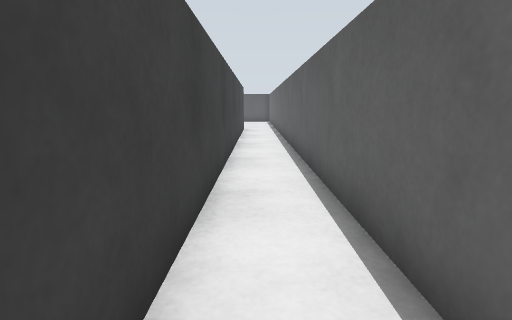
[1] (above)

20 first-person views from a walk through a robot-simulator world made for Gazebo. The camera is 0.14 m above the floor, tilts 10° down and sees 80° across. The floor is counted in squares, 0.1 m on a side. Each view is taken from the middle of a square. On the plan, view 1 faces up. The plan holds only what a view shows up to about 14 squares ahead; the rest is blank. The place goes on beyond the plan. Robots are left out.

[2]
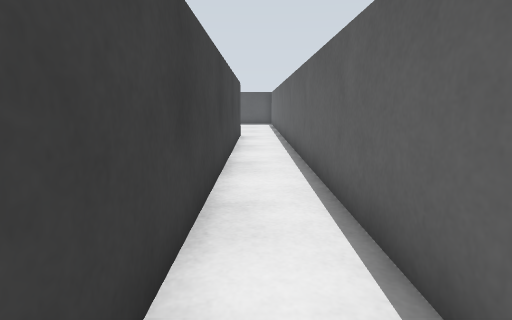

[3]
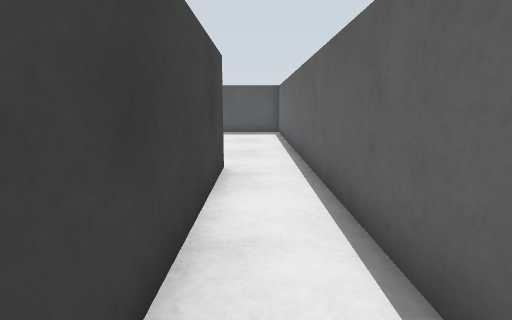

[4]
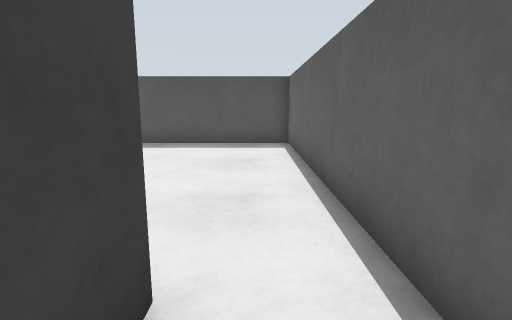

[5]
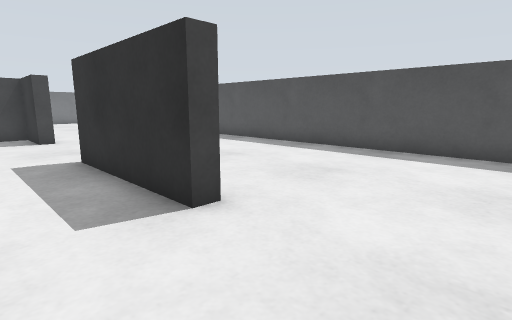

[6]
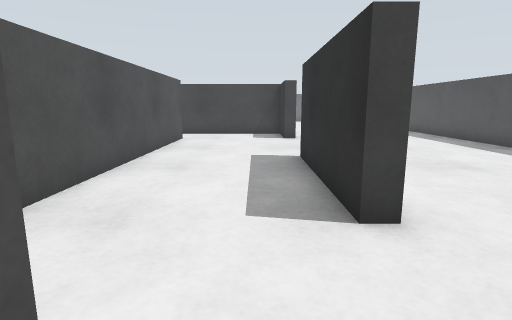

[7]
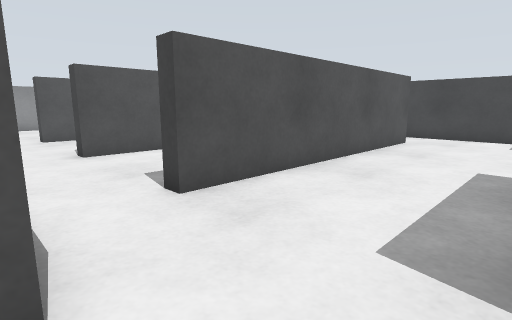

[8]
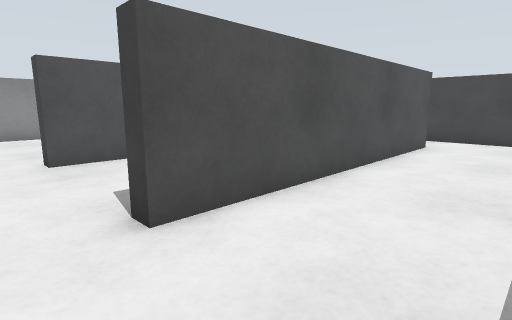

[9]
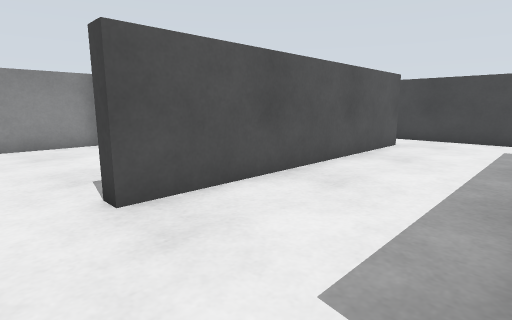

[10]
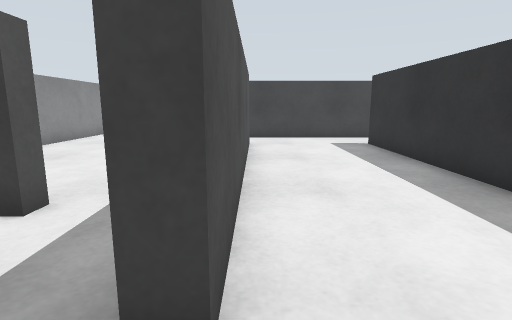

[11]
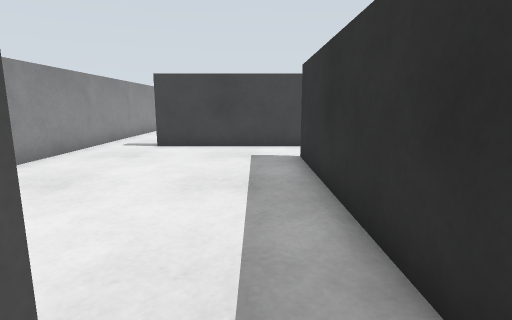

[12]
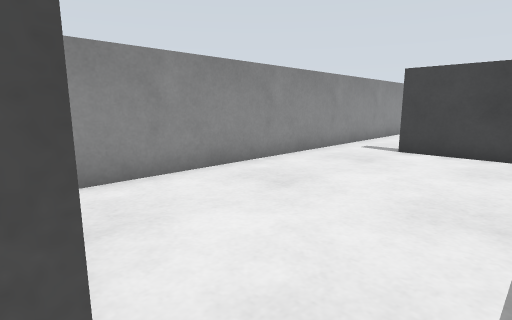

[13]
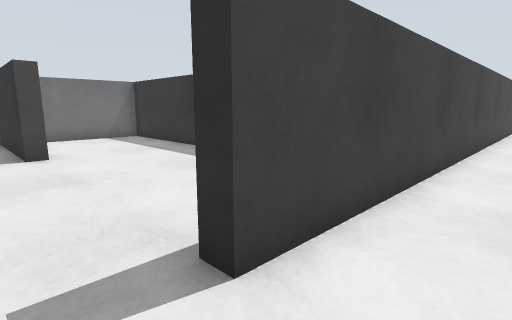

[14]
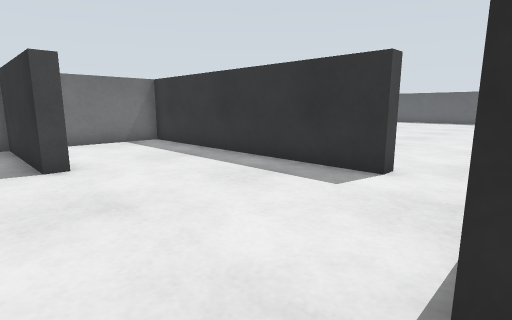

[15]
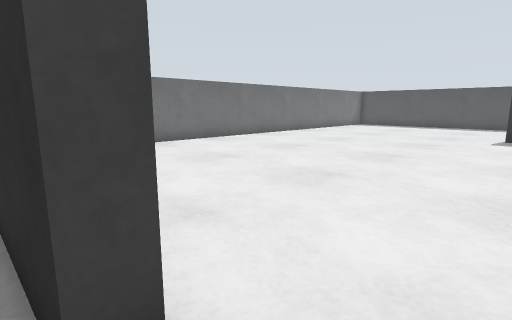

[16]
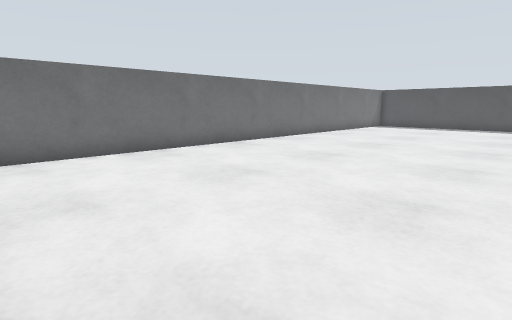

[17]
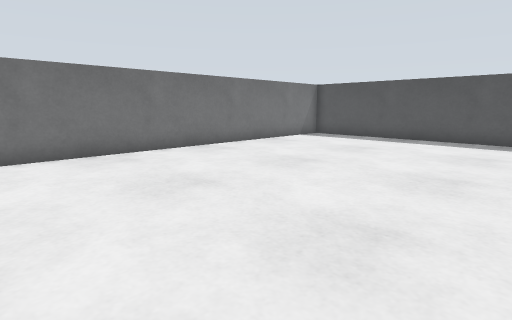

[18]
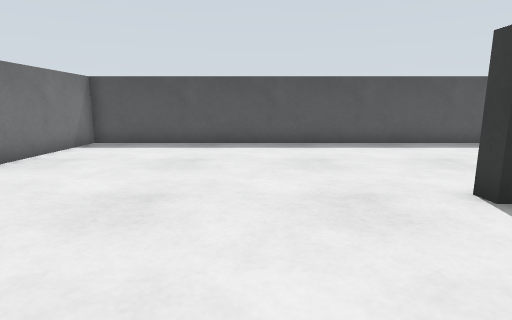

[19]
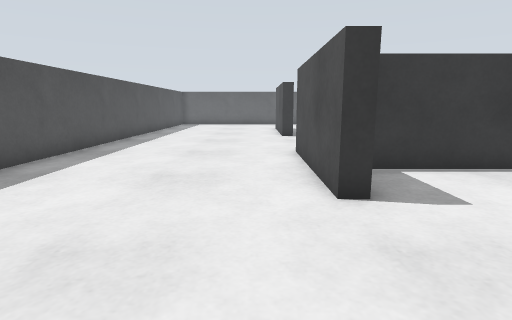

[20]
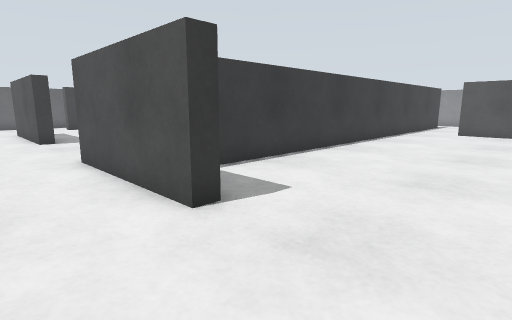

### Floor plan
Points are (right, up) in squares from view 1. A wall is a line through its corners. A room is listed if a view was taken in it or the views show most of it. See-through windows are left out.
Room 1 (views 1, 2, 3, 4, 5, 6)
walls: (-0.7, 19) (-0.7, 0.8); (1.3, 1.2) (1.3, 28.8) (-0.4, 28.8)
ways out: opening at (-1, 23.5) to room 2
Room 2 (views 7, 8, 9, 10, 11, 12, 13, 14, 15, 16, 17, 18, 19, 20)
walls: (-13.6, 16.8) (-3.5, 16.8) (-3.5, 16.2); (-13.6, 11.8) (-3.5, 11.8) (-3.5, 11.2); (-16.3, 9.5) (-16.3, 20.4); (-18.5, 21.1) (-18.5, 21.7) (-13.5, 21.7) (-13.5, 21.3) (-15.8, 21.3) (-15.8, 1.5) (-16.2, 1.5); (-6.9, 11.3) (-13.5, 11.3); (-13.6, 6.8) (-3.5, 6.8) (-3.5, 6.2); (-18.5, 6.9) (-18.5, 6.3) (-28.2, 6.3) (-28.2, 2.6); (-20.5, 6.8) (-19, 6.8); (-6.2, 6.3) (-13.5, 6.3); (-3.5, 21.9) (-3.5, 21.3) (-8.5, 21.3) (-8.5, 21.7) (-4.1, 21.7); (-6.4, 4) (-5.6, 4); (-23.5, 1.9) (-23.5, 1.3) (-28.2, 1.3); (-20.5, -0.7) (-7.4, -0.7); (-5.8, -0.7) (-2.9, -0.7); (-0.4, 28.8) (-28.2, 28.8) (-28.2, 7.6)
ways out: opening at (-1, 23.5) to room 1

Where each view was taken, in squares from view 1:
view 1: 0 up, 0 right, facing up
view 2: 4 up, 0 right, facing up
view 3: 12 up, 0 right, facing up
view 4: 17 up, 0 right, facing up
view 5: 19 up, 0 right, facing up-left
view 6: 20 up, 0 right, facing left
view 7: 21 up, 1 left, facing down-left
view 8: 15 up, 2 left, facing down-left
view 9: 11 up, 2 left, facing down-left
view 10: 7 up, 2 left, facing left
view 11: 5 up, 5 left, facing left
view 12: 5 up, 6 left, facing down-left
view 13: 0 up, 14 left, facing up-left
view 14: 0 up, 16 left, facing up-left
view 15: 6 up, 17 left, facing up-left
view 16: 7 up, 19 left, facing up-left
view 17: 15 up, 19 left, facing up-left
view 18: 17 up, 22 left, facing up
view 19: 23 up, 23 left, facing right
view 20: 24 up, 22 left, facing down-right
